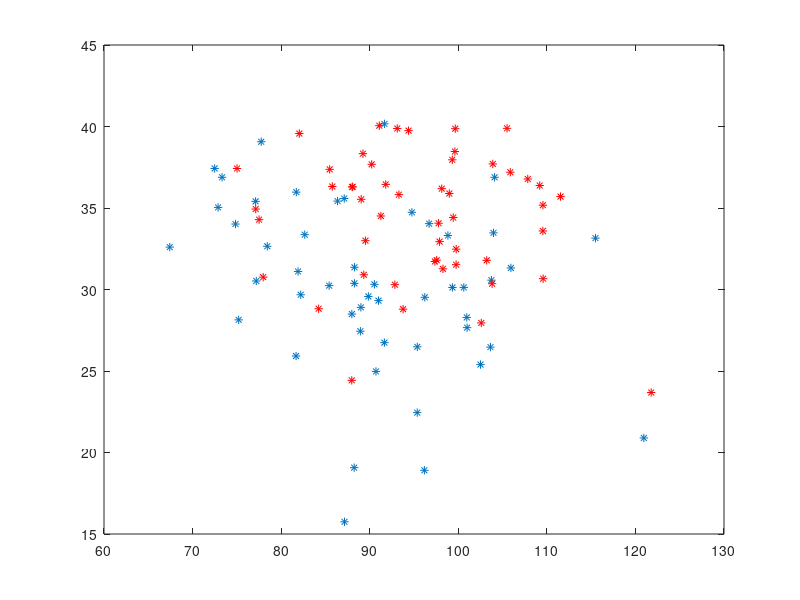

Recreate this plot in MATLAB. (Note: this script raises an error after producing the figure.)
clear; clc
% animal 1
bw = randn(50,1)*5+30; % bandwidth
cf = randn(50,1)*10+90; % central frequency

figure(1); clf; plot(cf,bw,'*')

% animal 2
bw2 = randn(50,1)*5+33; % bandwidth
cf2 = randn(50,1)*10+95; % central frequency

hold on
plot(cf2,bw2,'r*')

% this is inefficent way if you have many animals or many files. 
% make a script to automate this process, isolate in functions. 
% separate processes: analysis and fetching of data
%% instead: 
clear
dataload
clf; hold on

for j = 1:length(anim)
    plot(anim(j).clickparams(:,1),anim(j).clickparams(:,2),[anim(j).color '*']) % can use color in structure
end
xlabel(anim(j).whatisit(1))
ylabel(anim(j).whatisit(2))

%% how would you structure these data to analyze statistically (e.g. with ANOVA)
% anovan(data,groupingdata)

data = [];
here = 1; % indexing variable to count
for j = 1:length(anim)
    data = [data;anim(j).clickparams(:)];
    for k = 1:size(anim(j).clickparams,2)
        for h = 1:size(anim(j).clickparams,1)
    grp1{here} = anim(j).whatisit(k);
    grp2(here) = j; 
    here = here+1;
        end
    end
end

% anova
tbl = anovan(data,{grp1,grp2});

%  plot
figure(2)
boxplot(data,{grp1,grp2})